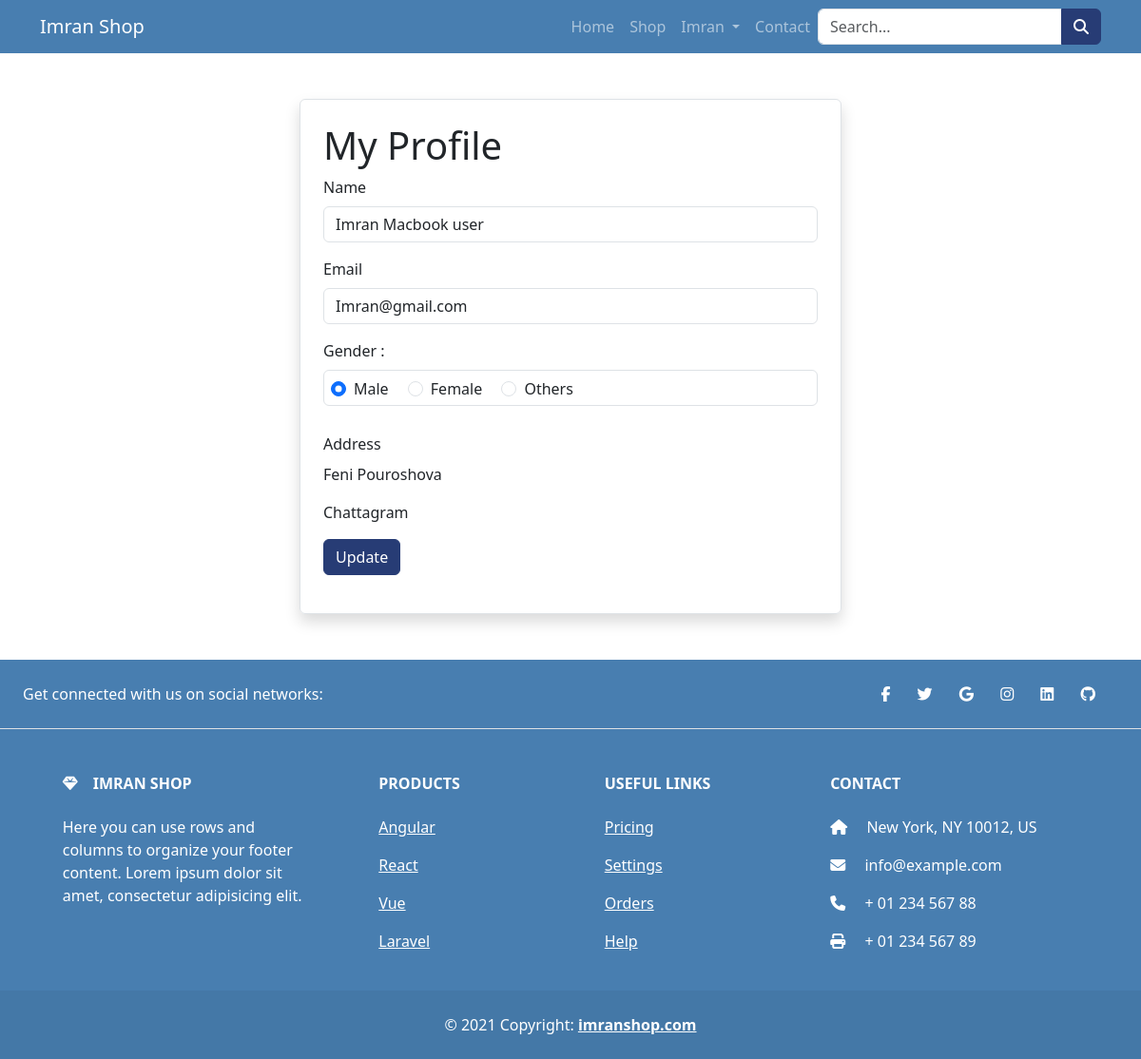
The app's page /project/my-profile.php (signed in) with its own data.
### tables this page shows
CREATE TABLE `users` (
  `id` int(11) NOT NULL,
  `name` varchar(100) NOT NULL,
  `email` varchar(150) NOT NULL,
  `password` varchar(100) NOT NULL,
  `gender` enum('Male','Female','Other','') DEFAULT NULL,
  `address` varchar(255) DEFAULT NULL,
  `picture` varchar(100) DEFAULT NULL,
  `role` enum('admin','user','','') NOT NULL DEFAULT 'user',
  `created_at` timestamp NOT NULL DEFAULT current_timestamp()
);

### project/my-profile.php (the view, shortened to what this page needs)
<?php
require_once './components/header.php';
$userId = $_SESSION['iUserInfo']->id;
$userInfo = $conn->query("SELECT * FROM `users` WHERE `id` = $userId")->fetch_object();
?>
<div class="container">
    <div class="row">
        <div class="col-md-6 mx-auto my-5 border rounded shadow p-4">
            <h1>My Profile</h1>
            <form action="" method="post">
                <div class="mb-3">
                    <label for="name" class="form-label">Name</label>
                    <input type="text" class="form-control <?= isset($errName) ? "is-invalid" : null ?>" name="name"
                        value="<?= $name ?? $userInfo->name ?? null ?>">
                </div>
                <div class="mb-3">
                    <label for="email" class="form-label">Email</label>
                    <input type="email" class="form-control <?= isset($errEmail) ? "is-invalid" : null ?>" name="email"
                        value="<?=
                            $email ?? $userInfo->email ?? null ?>">
                </div>
                <div class="mb-3">
                    <label for="" class="form-label">Gender :</label>
                    <div class="position-relative p-2">
                        <input type="text"
                            class="form-control position-absolute top-0 start-0 z-n1 bg-white <?= isset($errGender) ? "is-invalid" : null ?>"
                            disabled>
                        <div class="form-check form-check-inline">
                            <input type="radio" class="form-check-input" id="male" value="Male" name="gender"
                                <?= $userInfo->gender === "Male" ? "checked" : (isset($gender) && $gender === "Male" ? "checked" : null) ?>>
                            <label for="male" class="form-label">Male</label>
                        </div>
                        <div class="form-check form-check-inline">
                            <input type="radio" class="form-check-input" id="female" value="Female" name="gender"
                                <?= $userInfo->gender === "Female" ? "checked" : (isset($gender) && $gender === "Female" ? "checked" : null) ?>>
                            <label for="female" class="form-label">Female</label>
                        </div>
                        <div class="form-check form-check-inline">
                            <input type="radio" class="form-check-input" id="others" value="Others" name="gender"
                                <?= $userInfo->gender === "Others" ? "checked" : null ?>>
                            <label for="others" class="form-label">Others</label>
                        </div>
                    </div>
                </div>
                <div class="mb-3">
                    <label for="address" class="form-label">Address</label>
                    <div id="editor" class="<?= isset($errAddress) ? "border border-danger":null ?>">
                        <?= htmlspecialchars_decode($address ?? $userInfo->address ?? '') ?>
                    </div>
                </div>
                <div class="mb-3">
                    <button type="submit" class="btn btn-primary" name="updateProfile">Update</button>
                </div>
            </form>
        </div>
    </div>
</div>
<?php
require_once './components/footer.php';
?>

### project/assets/css/style.css (style rules this page uses)
.btn-primary { background-color: #273c75 !important; border-color: #273c75 !important; }

### records on screen
users: name "Imran Macbook user", email "Imran@gmail.com", gender "☑ Male", gender "☐ Female", gender "☐ Others", address "Feni Pouroshova Chattagram"

### other values on screen
$fullNameArr[0] "Imran"
